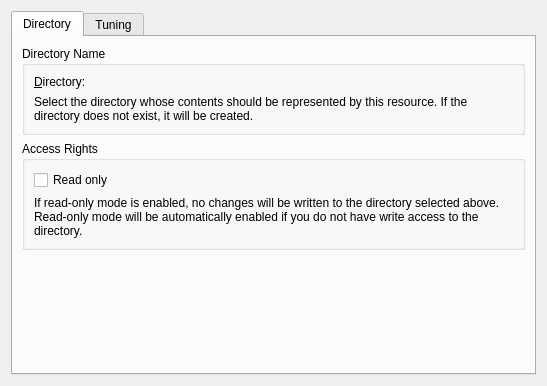
<ui version="4.0" >
 <class>SettingsDialog</class>
 <widget class="QWidget" name="SettingsDialog" >
  <property name="geometry" >
   <rect>
    <x>0</x>
    <y>0</y>
    <width>547</width>
    <height>386</height>
   </rect>
  </property>
  <layout class="QVBoxLayout" name="verticalLayout" >
   <item>
    <widget class="QTabWidget" name="tabWidget" >
     <property name="currentIndex" >
      <number>0</number>
     </property>
     <widget class="QWidget" name="tab" >
      <attribute name="title" >
       <string>Directory</string>
      </attribute>
      <layout class="QVBoxLayout" name="verticalLayout_4" >
       <item>
        <widget class="QGroupBox" name="groupBox_2" >
         <property name="title" >
          <string>Directory Name</string>
         </property>
         <layout class="QVBoxLayout" name="verticalLayout_3" >
          <item>
           <layout class="QHBoxLayout" name="horizontalLayout" >
            <item>
             <widget class="QLabel" name="label" >
              <property name="text" >
               <string>&amp;Directory:</string>
              </property>
              <property name="buddy" >
               <cstring>kcfg_Path</cstring>
              </property>
             </widget>
            </item>
            <item>
             <widget class="KUrlRequester" name="kcfg_Path" />
            </item>
           </layout>
          </item>
          <item>
           <widget class="QLabel" name="label_3" >
            <property name="text" >
             <string>Select the directory whose contents should be represented by this resource. If the directory does not exist, it will be created.</string>
            </property>
            <property name="wordWrap" >
             <bool>true</bool>
            </property>
           </widget>
          </item>
         </layout>
        </widget>
       </item>
       <item>
        <widget class="QGroupBox" name="groupBox" >
         <property name="title" >
          <string>Access Rights</string>
         </property>
         <layout class="QVBoxLayout" name="verticalLayout_2" >
          <item>
           <widget class="QCheckBox" name="kcfg_ReadOnly" >
            <property name="text" >
             <string>Read only</string>
            </property>
           </widget>
          </item>
          <item>
           <widget class="QLabel" name="label_2" >
            <property name="text" >
             <string>If read-only mode is enabled, no changes will be written to the directory selected above. Read-only mode will be automatically enabled if you do not have write access to the directory.</string>
            </property>
            <property name="wordWrap" >
             <bool>true</bool>
            </property>
           </widget>
          </item>
         </layout>
        </widget>
       </item>
       <item>
        <spacer name="verticalSpacer" >
         <property name="orientation" >
          <enum>Qt::Vertical</enum>
         </property>
         <property name="sizeHint" stdset="0" >
          <size>
           <width>20</width>
           <height>4</height>
          </size>
         </property>
        </spacer>
       </item>
      </layout>
     </widget>
     <widget class="QWidget" name="tab_2" >
      <attribute name="title" >
       <string>Tuning</string>
      </attribute>
      <layout class="QVBoxLayout" name="verticalLayout_5" >
       <item>
        <widget class="QLabel" name="label_4" >
         <property name="text" >
          <string>The options on this page allow you to change parameters that balance data safety and consistency against performance. In general you should be careful with changing anything here, the defaults are good enough in most cases.</string>
         </property>
         <property name="wordWrap" >
          <bool>true</bool>
         </property>
        </widget>
       </item>
       <item>
        <layout class="QHBoxLayout" name="horizontalLayout_2" >
         <item>
          <widget class="QLabel" name="autosaveLabel" >
           <property name="text" >
            <string>Autosave delay:</string>
           </property>
          </widget>
         </item>
         <item>
          <widget class="KPluralHandlingSpinBox" name="kcfg_AutosaveInterval" >
           <property name="value" >
            <number>1</number>
           </property>
           <property name="minimum" >
            <number>0</number>
           </property>
          </widget>
         </item>
         <item>
          <spacer name="horizontalSpacer" >
           <property name="orientation" >
            <enum>Qt::Horizontal</enum>
           </property>
           <property name="sizeHint" stdset="0" >
            <size>
             <width>40</width>
             <height>20</height>
            </size>
           </property>
          </spacer>
         </item>
        </layout>
       </item>
       <item>
        <spacer name="verticalSpacer_2" >
         <property name="orientation" >
          <enum>Qt::Vertical</enum>
         </property>
         <property name="sizeHint" stdset="0" >
          <size>
           <width>20</width>
           <height>138</height>
          </size>
         </property>
        </spacer>
       </item>
      </layout>
     </widget>
    </widget>
   </item>
  </layout>
 </widget>
 <customwidgets>
  <customwidget>
   <class>KPluralHandlingSpinBox</class>
   <extends>QSpinBox</extends>
   <header>KPluralHandlingSpinBox</header>
  </customwidget>
  <customwidget>
   <class>KUrlRequester</class>
   <extends>QFrame</extends>
   <header>kurlrequester.h</header>
  </customwidget>
 </customwidgets>
 <resources/>
 <connections>
  <connection>
   <sender>kcfg_ReadOnly</sender>
   <signal>toggled(bool)</signal>
   <receiver>kcfg_AutosaveInterval</receiver>
   <slot>setDisabled(bool)</slot>
   <hints>
    <hint type="sourcelabel" >
     <x>273</x>
     <y>205</y>
    </hint>
    <hint type="destinationlabel" >
     <x>157</x>
     <y>101</y>
    </hint>
   </hints>
  </connection>
  <connection>
   <sender>kcfg_ReadOnly</sender>
   <signal>toggled(bool)</signal>
   <receiver>autosaveLabel</receiver>
   <slot>setDisabled(bool)</slot>
   <hints>
    <hint type="sourcelabel" >
     <x>273</x>
     <y>205</y>
    </hint>
    <hint type="destinationlabel" >
     <x>56</x>
     <y>101</y>
    </hint>
   </hints>
  </connection>
 </connections>
</ui>
